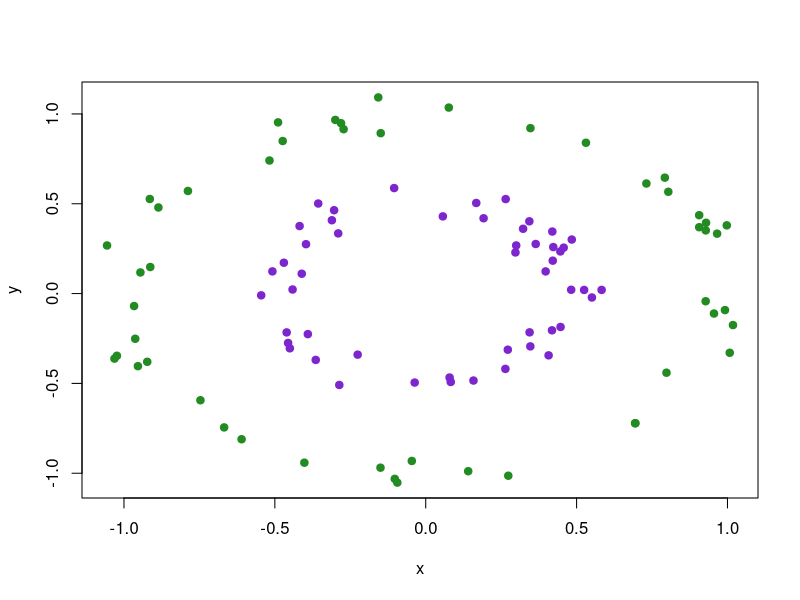
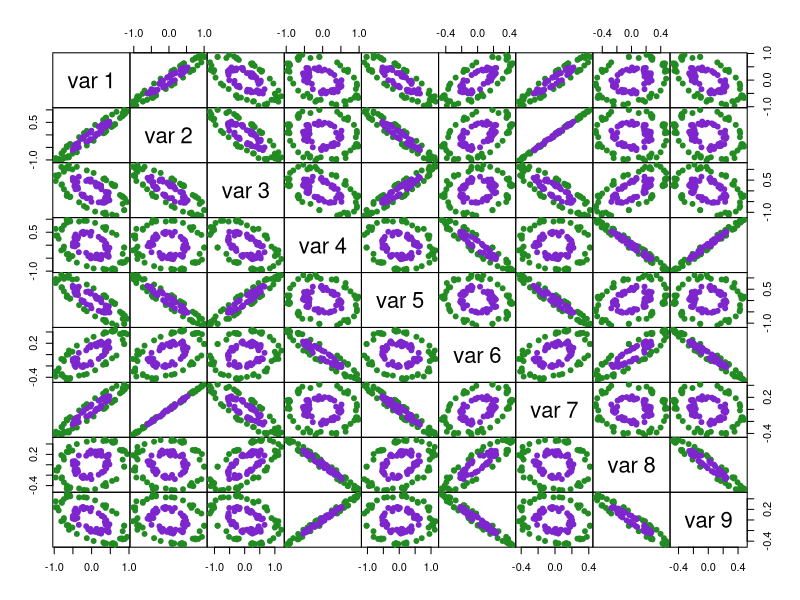
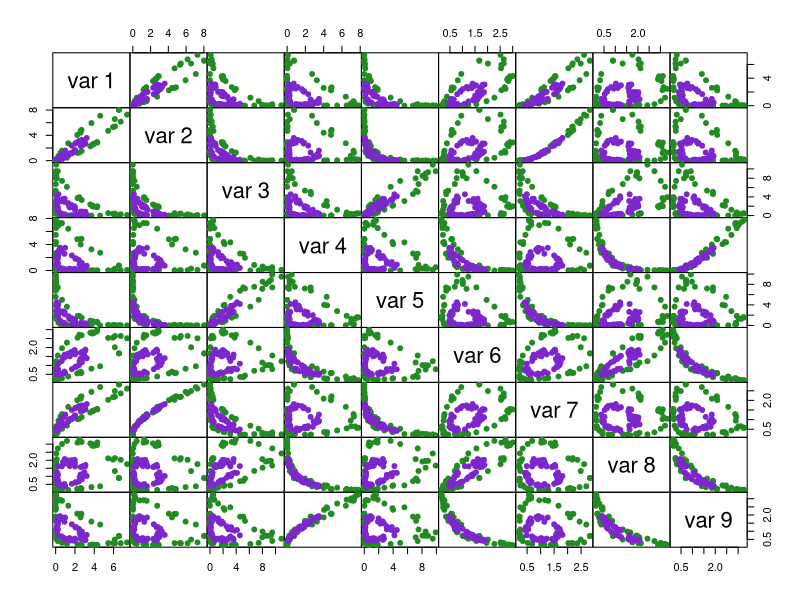
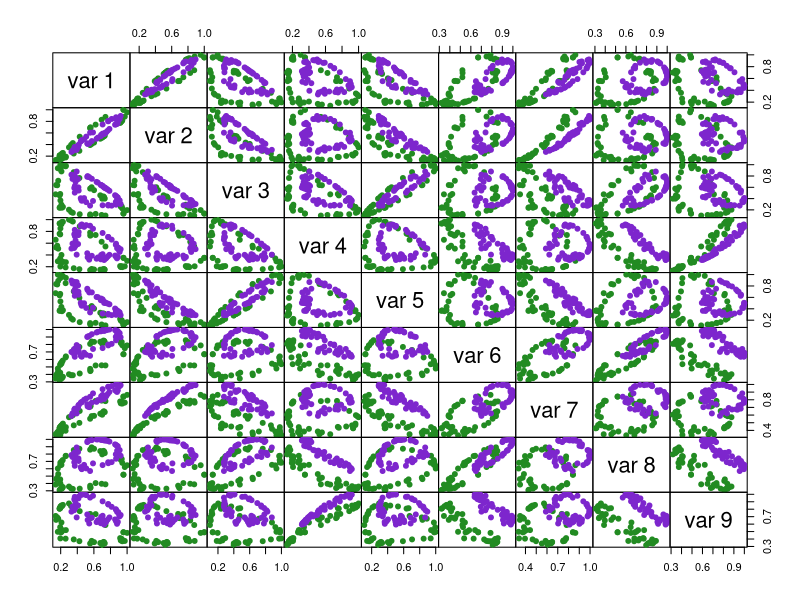
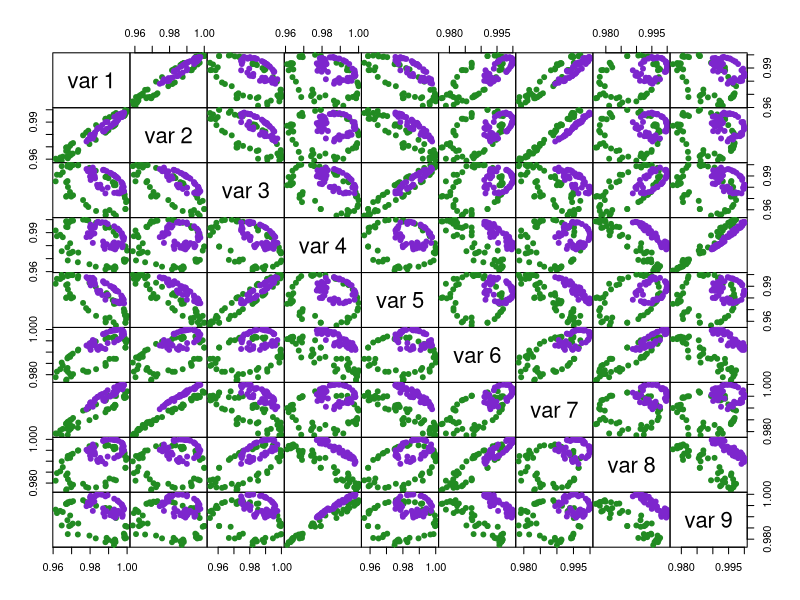

Generate these figures, in order, with R:

library(kernlab)

# generate random points on circles
random_circle <- function(n, r = 1, center = c(0,0), sigma = 0.5, theta = NULL) {
  if ( is.null(theta) ) theta = runif(n, 0, 2*pi)
  x = r*cos(theta) + rnorm(n, center[1], sigma)
  y = r*sin(theta) + rnorm(n, center[2], sigma)
  return( cbind(x, y) )
}

# plot
n <- 50
x <- rbind(random_circle(n, sigma = 0.05),
           random_circle(n, r = 0.5, sigma = 0.05))

colors <- c("forestgreen", "purple3")
class <- rep(1:2, each = n)
plot(x, col = colors[class], pch = 19)


# kernel spaces -----------------------------------------------------

# linear kernel --------
kern <- vanilladot()
kx <- kernelMatrix(x, kernel = kern)
dim(kx)

pairs(kx[,c(1,2,4,7,50,70,80,90,100)], gap = 0, 
      pch = 19, col = colors[class] )


# polynomial kernel ----
kern <- polydot(degree = 3)
kx <- kernelMatrix(x, kernel = kern)

pairs(kx[,c(1,2,4,7,50,70,80,90,100)], gap = 0, 
      pch = 19, col = colors[class] )


# Gaussian radial basis -
kern <- rbfdot(sigma = 0.5)
kx <- kernelMatrix(x, kernel = kern)
pairs(kx[,c(1,2,4,7,50,70,80,90,100)], gap = 0, 
      pch = 19, col = colors[class] )

# smaller sigma
kern <- rbfdot(sigma = 0.01)
kx <- kernelMatrix(x, kernel = kern)
pairs(kx[,c(1,2,4,7,50,70,80,90,100)], gap = 0, 
      pch = 19, col = colors[class] )


# can we separate the classes? --------------------------------------

# original data
y <- factor(class)
fit <- glm(y ~ x, family = binomial)
p <- predict(fit, type = "response")
yhat <- ifelse(p > 0.5, 1, 0)
table(y, yhat)

# maybe with interaction terms?
fit <- glm(y ~ x + x^2, family = binomial)
p <- predict(fit, type = "response")
yhat <- ifelse(p > 0.5, 1, 0)
table(y, yhat)


# GRBF kernel data
kern <- rbfdot(sigma = 0.01)
kx <- kernelMatrix(x, kernel = kern)
#
# NOTE: cannot fit a logistic regression with as many features as sample size!
# we take 50 features
fit <- glm(y ~ kx[,seq(1, 100, by = 2)], family = binomial)
p <- predict(fit, type = "response")
yhat <- ifelse(p > 0.5, 1, 0)
table(y, yhat)                     # WOW!
